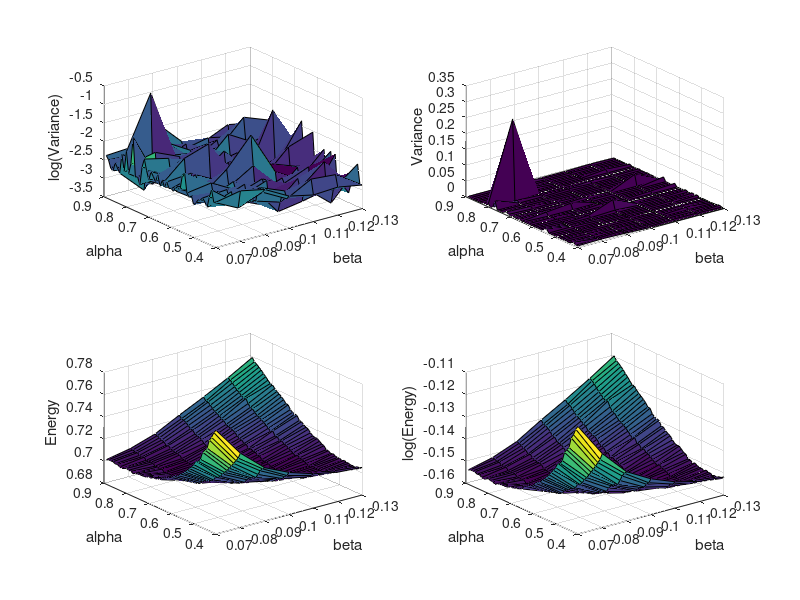

Write MATLAB code to recreate this figure.
E = csvread('energies.csv');
V = csvread('variances.csv');
alpha = csvread('alpha.csv');
beta = csvread('beta.csv');

subplot(2,2,1)
surf(beta,alpha,log10(V));
xlabel('beta')
ylabel('alpha')
zlabel('log(Variance)')

subplot(2,2,2)
surf(beta,alpha,V);
xlabel('beta')
ylabel('alpha')
zlabel('Variance')

subplot(2,2,3)
surf(beta,alpha,E);
xlabel('beta')
ylabel('alpha')

zlabel('Energy')


subplot(2,2,4)
surf(beta,alpha,log10(E));
xlabel('beta')
ylabel('alpha')
zlabel('log(Energy)')